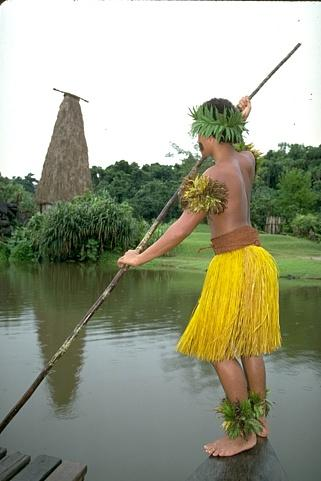
#> input picture CodeAndData/Data/OriginalImage/101087.jpg, 321 x 481 px; its folder holds only this picture in this run
$ python objectseg.py   (Python 2 division)
#> lines starting #> are read from the running program, lines starting #| are printed output that depends on the picture; after the words box and inside, x2 and y2 are one past the last pixel; in counts of white or black regions, pixels touching at a corner belong together
import numpy as np
import glob
import cv2
import os

def auto_canny(image, sigma=0.3):
	# compute the median of the single channel pixel intensities
	v = np.median(image)

	# apply automatic Canny edge detection using the computed median
	lower = int(max(0, (1.0 - sigma) * v))
	upper = int(min(255, (1.0 + sigma) * v))
	edged = cv2.Canny(image, lower, upper)

	# return the edged image
	return edged

def main():
	curr = os.getcwd()
	print curr
	files = glob.glob(curr+"/Data/OriginalImage/*.jpg")
	for i in range(0,len(files)):
		# print files[i]
		filename = files[i].split("/")[-1]
		print "Processing ... " + filename
		image = cv2.imread(files[i])
#> image is the input picture: shape (481, 321, 3); mean B, G, R 133.6, 156, 153.1
		gt = cv2.imread(curr+"/Data/GroundTruthSegmentation/"+filename)

		blurred = cv2.GaussianBlur(image, (5, 5), 0)
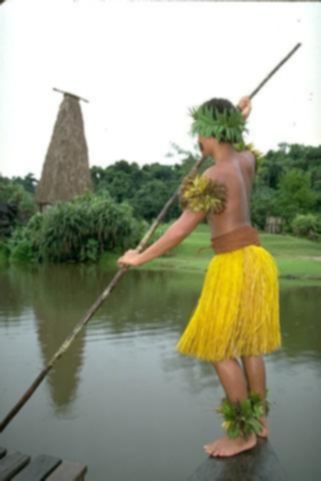
#> blurred: shape (481, 321, 3); mean B, G, R 133.6, 156.1, 153.1
		gray = cv2.cvtColor(blurred, cv2.COLOR_BGR2GRAY)
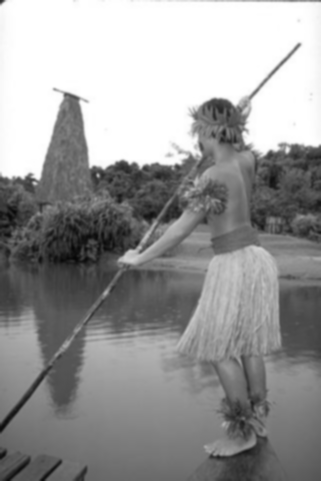
#> gray: shape (481, 321); min 6, max 255, mean 152.6

		print image.shape
#| (481, 321, 3)
		print blurred.shape
#| (481, 321, 3)
		print gt.shape
#| (481, 321, 3)

		wide = cv2.Canny(gray, 10, 200)
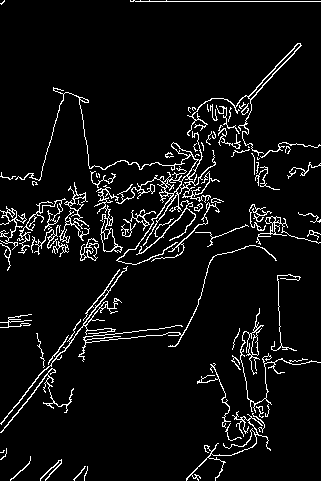
#> wide: shape (481, 321); 6% white in thin lines or dots
		wide = cv2.cvtColor(wide, cv2.COLOR_GRAY2BGR)
#> wide: shape (481, 321, 3); 6% white in thin lines or dots
		tight = cv2.Canny(gray, 225, 250)
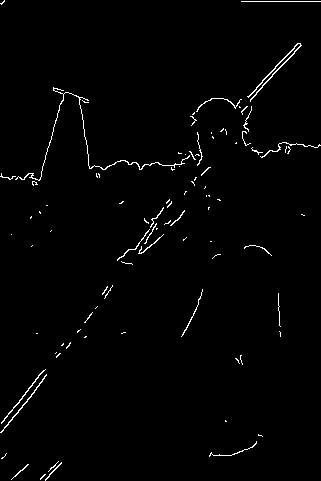
#> tight: shape (481, 321); 1.4% white in thin lines or dots
		tight = cv2.cvtColor(tight, cv2.COLOR_GRAY2BGR)
#> tight: shape (481, 321, 3); 1.4% white in thin lines or dots
		auto = auto_canny(gray)
#> in auto_canny, `v = np.median(image)`: v = 132
#> in auto_canny, `lower = int(max(0, (1.0 - sigma) * v))`: lower = 92
#> in auto_canny, `upper = int(min(255, (1.0 + sigma) * v))`: upper = 171
#> in auto_canny, `edged = cv2.Canny(image, lower, upper)`:
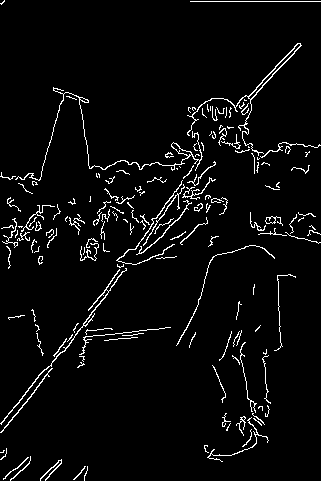
#> edged: shape (481, 321); 4.1% white in thin lines or dots
		auto = cv2.cvtColor(auto, cv2.COLOR_GRAY2BGR)
#> auto: shape (481, 321, 3); 4.1% white in thin lines or dots

		print wide.shape
#| (481, 321, 3)
		print tight.shape
#| (481, 321, 3)
		print auto.shape
#| (481, 321, 3)

		# # cv2.imshow("Edges", np.hstack([wide, tight, auto]))
		# # cv2.waitKey(0)

		widefile = curr+"/Data/PredictedSegmentation/wide/"+filename
		tightfile = curr+"/Data/PredictedSegmentation/tight/"+filename
		autofile = curr+"/Data/PredictedSegmentation/auto/"+filename

		# print newfile
		cv2.imwrite(widefile,np.hstack([image, gt, wide]))
		cv2.imwrite(tightfile,np.hstack([image, gt, tight]))
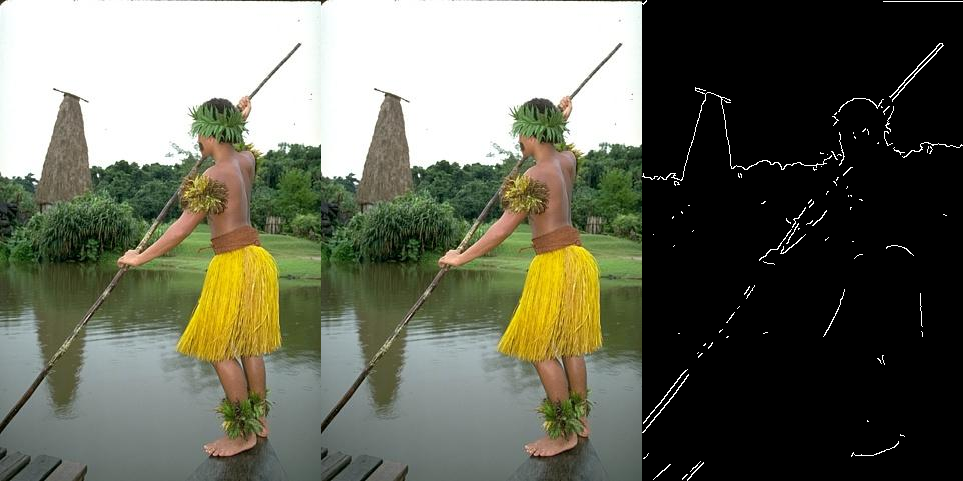
#> saved as 101087.jpg: shape (481, 963, 3); mean B, G, R 90.2, 105.2, 103.2
		cv2.imwrite(autofile,np.hstack([image, gt, auto]))
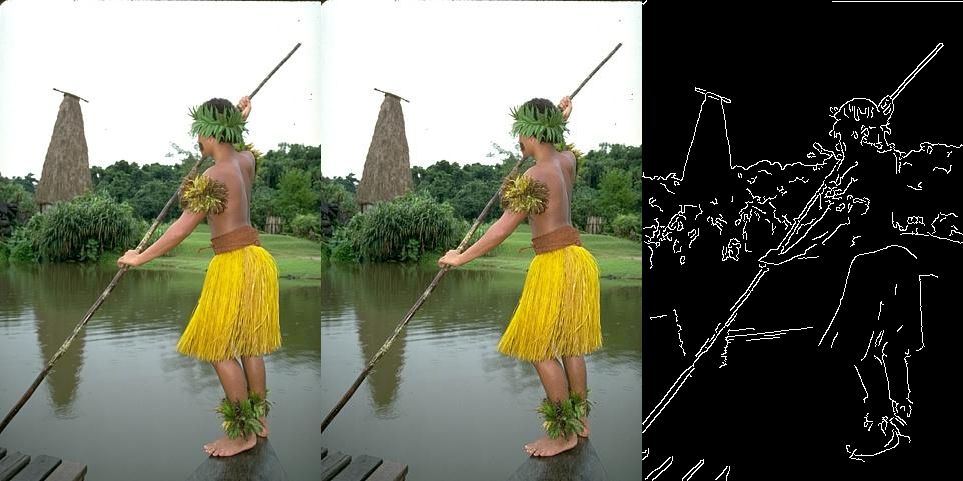
#> saved as 101087.jpg: shape (481, 963, 3); mean B, G, R 92.5, 107.5, 105.5

		print "Segements generated for ... " + filename
	print "DONE"

if __name__ == '__main__':
	main()

$ run again, on CodeAndData/Data/OriginalImage/135069.jpg
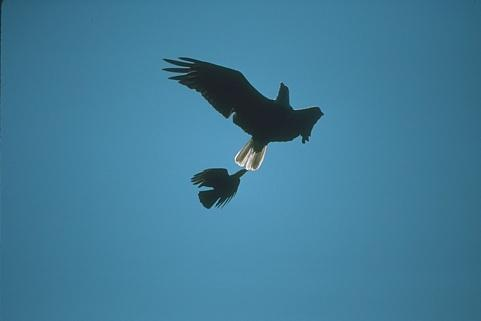
#> input picture CodeAndData/Data/OriginalImage/135069.jpg, 481 x 321 px
#> in main, image is the input picture: shape (321, 481, 3); mean B, G, R 152.7, 124.2, 65.3
#| (321, 481, 3)
#| (321, 481, 3)
#| (321, 481, 3)
#> in main, `wide = cv2.Canny(gray, 10, 200)`:
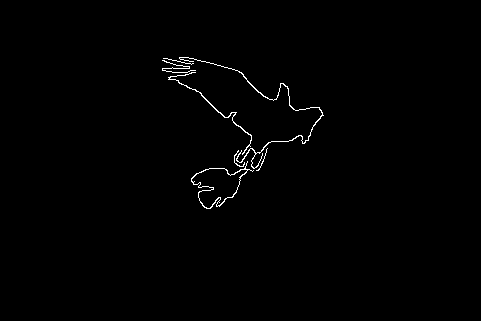
#> wide: shape (321, 481); 0.71% white in thin lines or dots, all inside (x1, y1, x2, y2) = (162, 57, 324, 209)
#> v = 113
#> lower = 79
#> upper = 146
#| (321, 481, 3)
#| (321, 481, 3)
#| (321, 481, 3)
#> in main, `cv2.imwrite(tightfile,np.hstack([image, gt, tight]))`:
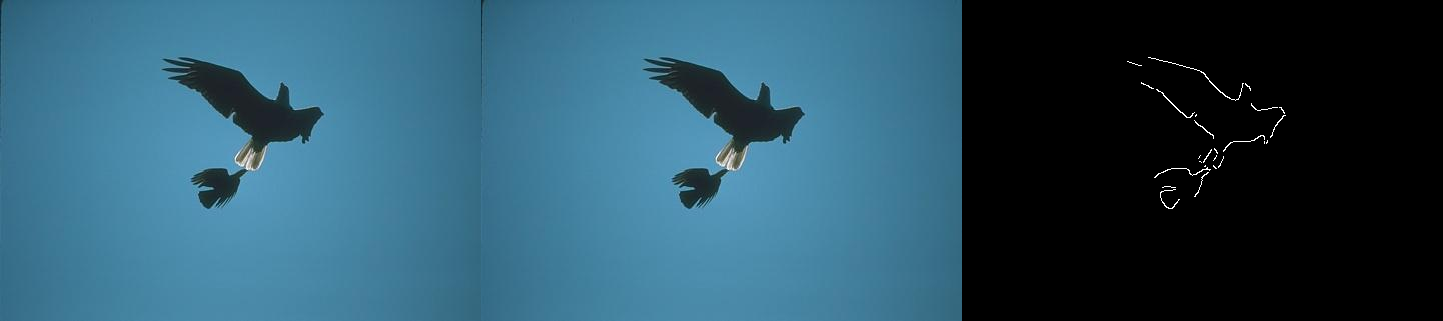
#> saved as 135069.jpg: shape (321, 1443, 3); mean B, G, R 102.2, 83.2, 43.9

$ run again, on CodeAndData/Data/OriginalImage/157055.jpg
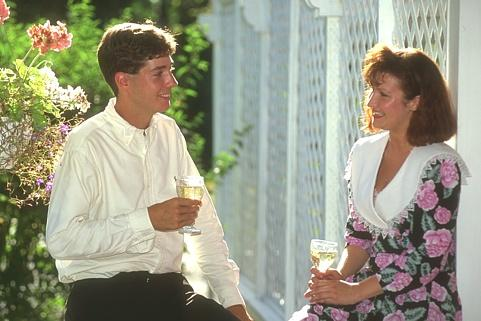
#> input picture CodeAndData/Data/OriginalImage/157055.jpg, 481 x 321 px
#> in main, image is the input picture: shape (321, 481, 3); mean B, G, R 134.7, 154.5, 154.4
#| (321, 481, 3)
#| (321, 481, 3)
#| (321, 481, 3)
#> in main, `wide = cv2.Canny(gray, 10, 200)`:
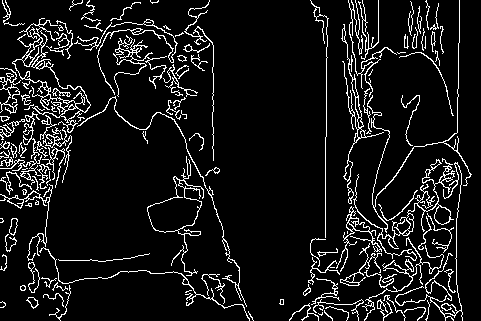
#> wide: shape (321, 481); 9% white in thin lines or dots
#> v = 165
#> lower = 115
#> upper = 214
#> edged: shape (321, 481); 5.8% white in thin lines or dots
#> auto: shape (321, 481, 3); 5.8% white in thin lines or dots
#| (321, 481, 3)
#| (321, 481, 3)
#| (321, 481, 3)
#> in main, `cv2.imwrite(autofile,np.hstack([image, gt, auto]))`:
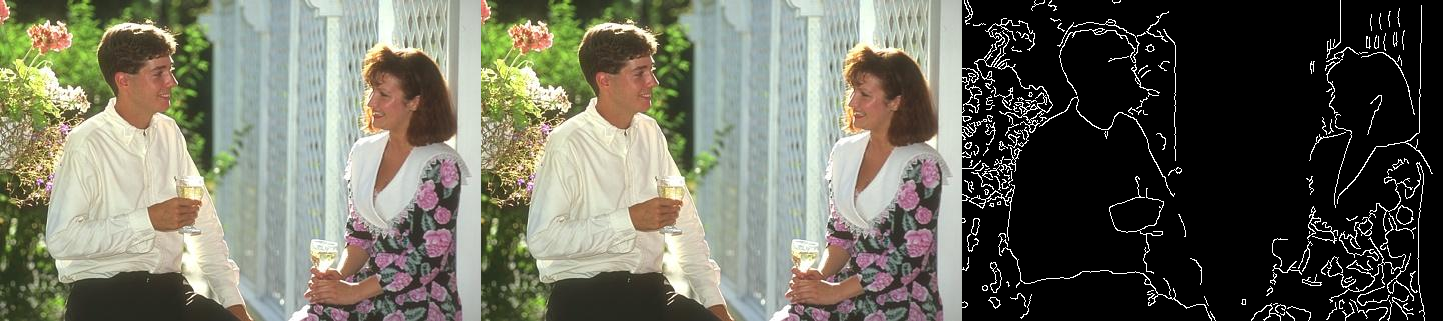
#> saved as 157055.jpg: shape (321, 1443, 3); mean B, G, R 94.8, 108, 107.9

$ run again, on CodeAndData/Data/OriginalImage/160068.jpg
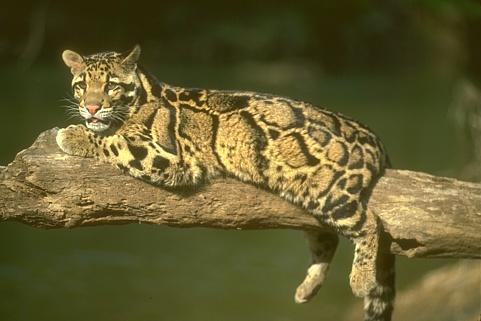
#> input picture CodeAndData/Data/OriginalImage/160068.jpg, 481 x 321 px
#> in main, image is the input picture: shape (321, 481, 3); mean B, G, R 47.5, 92.2, 99.1
#| (321, 481, 3)
#| (321, 481, 3)
#| (321, 481, 3)
#> v = 75
#> lower = 52
#> upper = 97
#> edged: shape (321, 481); 9.7% white in thin lines or dots, all inside (x1, y1, x2, y2) = (0, 44, 481, 321)
#| (321, 481, 3)
#| (321, 481, 3)
#| (321, 481, 3)
#> in main, `cv2.imwrite(autofile,np.hstack([image, gt, auto]))`:
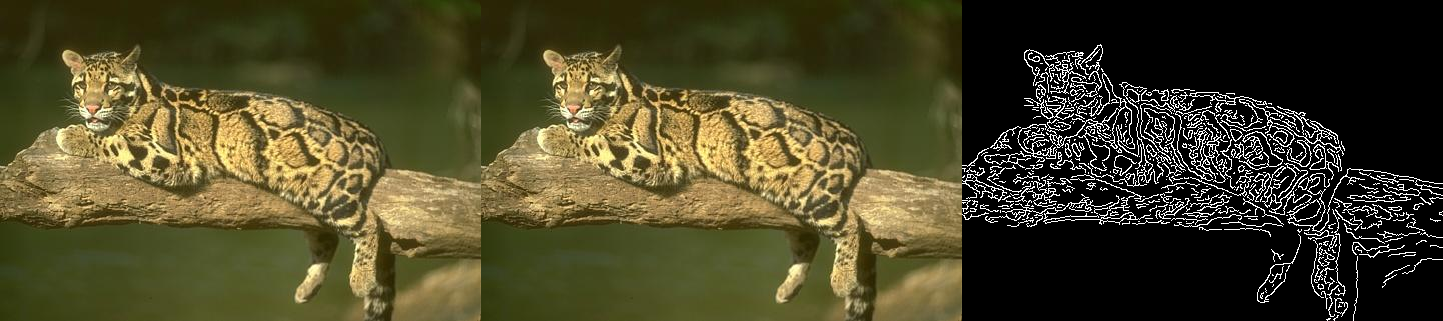
#> saved as 160068.jpg: shape (321, 1443, 3); mean B, G, R 40, 69.7, 74.3
